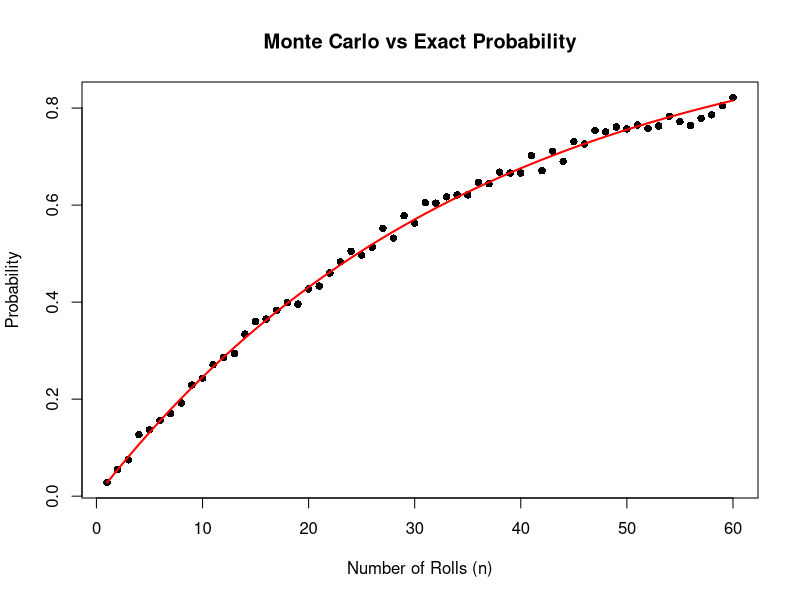

This chart was generated by the following R code:
## ---- chunk 1

## ---- chunk 2
double_six <- function(n){
  ## Your code here
  die1 <- sample(1:6,n,replace = TRUE)
  die2 <- sample(1:6,n,replace = TRUE)
  any(die1 == 6 & die2 == 6)}
## ---- chunk 3
B <- 10^3
n <- 24
## Your code here
results <- replicate(B,double_six(n))
mean(results)
## ---- chunk 4
set.seed(1997)
compute_prob <- function(n, B = 10^3){
  mean(replicate(B,double_six(n)))}

n_vals <- 1:60
## Your code here
probs <- sapply(n_vals,compute_prob)
## ---- chunk 5
exact_prob <- function(n){
  ## Your code here
  1 - (35/36)^n}

## Your code here
exact_prob <- sapply(n_vals,exact_prob)
plot(n_vals,probs,
     pch = 16,
     xlab = "Number of Rolls (n)",
     ylab = "Probability",
     main = "Monte Carlo vs Exact Probability")
lines(n_vals,exact_prob,col = "red",lwd = 2)
## ---- chunk 6
set.seed(1998)
B <- seq(10, 250, 5)^2
n <- 24
## Your code here
exact <- 1 - (35/36)^24
estimates <- sapply(B,function(b){
  mean(replicate(b,double_six(n)))})
## ---- chunk 7
n_vals <- 1:60
## Your code here
B <- 20000
probs <- sapply(n_vals, function(n){
  die1 <- matrix(sample(1:6, n * B, replace = TRUE), nrow = B)
  die2 <- matrix(sample(1:6, n * B, replace = TRUE), nrow = B)
  mean(rowSums(die1 == 6 & die2 == 6) > 0)})
## ---- chunk 8
## Your code here
X <- sample(c(-1,1),size = 1,replace = TRUE, prob = c(18/38,20/38))
replicate(10, sample(c(-1,1), size = 1, replace = TRUE, prob = c(18/38,20/38)))
## ---- chunk 9
n <- 1000
B <- 10^4
## Your code here
one_trial <- function(n){
  sum(sample(c(-1, 1), size = n, replace = TRUE,
             prob = c(18/38, 20/38)))}
S_vals <- replicate(B, 
  sum(sample(c(-1,1), size = n, replace = TRUE,
             prob = c(18/38, 20/38))))
mean(S_vals < 0)
## ---- chunk 10
## Your code here
set.seed(123)
n <- 1000
B <- 10^4
S_vals <- replicate(B, {
  sum(sample(c(-1, 1), size = n, replace = TRUE,
             prob = c(18/38, 20/38)))})
mean(S_vals)
## ---- chunk 11
## Your code here
set.seed(123)
n <- 1000
B <- 10^4
S_vals <- replicate(B, {
  sum(sample(c(-1, 1), size = n, replace = TRUE,
             prob = c(18/38, 20/38)))})
sd(S_vals)
## ---- chunk 12
## Your code here
set.seed(123)
n <- 1000
B <- 10^4
S_vals <- replicate(B, {
  sum(sample(c(-1, 1), size = n, replace = TRUE,
             prob = c(18/38, 20/38)))})
mu_S <- n * (1/19)
se_S <- sqrt(n * (360/361))
Z <- (S_vals - mu_S) / se_S
## ---- chunk 13
## Your code here
n <- 1000
mu_X <- 1/19
var_X <- 360/361
mu_S <- n * mu_X
se_S <- sqrt(n * var_X)
clt_prob <- pnorm(0, mean = mu_S, sd = se_S)
clt_prob
## ---- chunk 14
## Your code here
mu_X <- 1/19
sigma_X <- sqrt(360/361)
z <- qnorm(0.01)
n_min <- (z * sigma_X / mu_X)^2
n_min
set.seed(123)
B <- 10000
S_vals <- replicate(B, {
  sum(sample(c(-1, 1), size = n_min, replace = TRUE,
             prob = c(18/38, 20/38)))})
mean(S_vals < 0)
